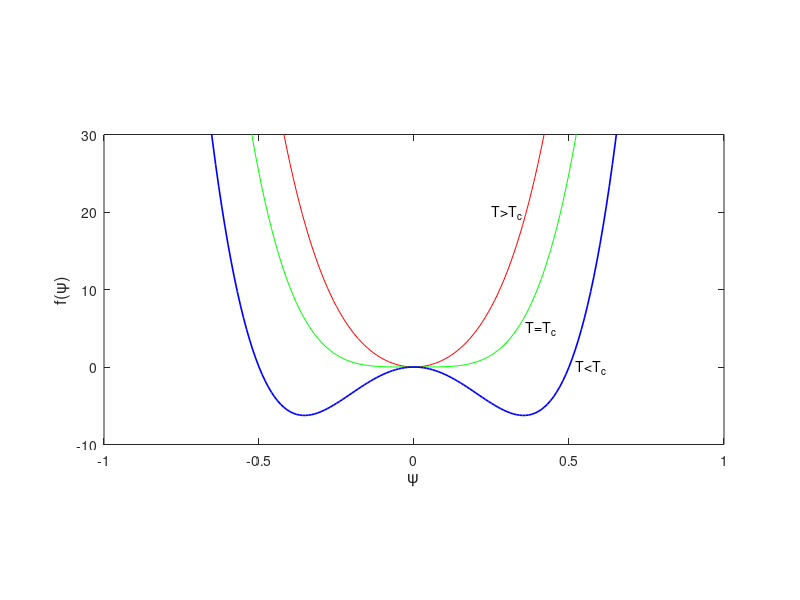
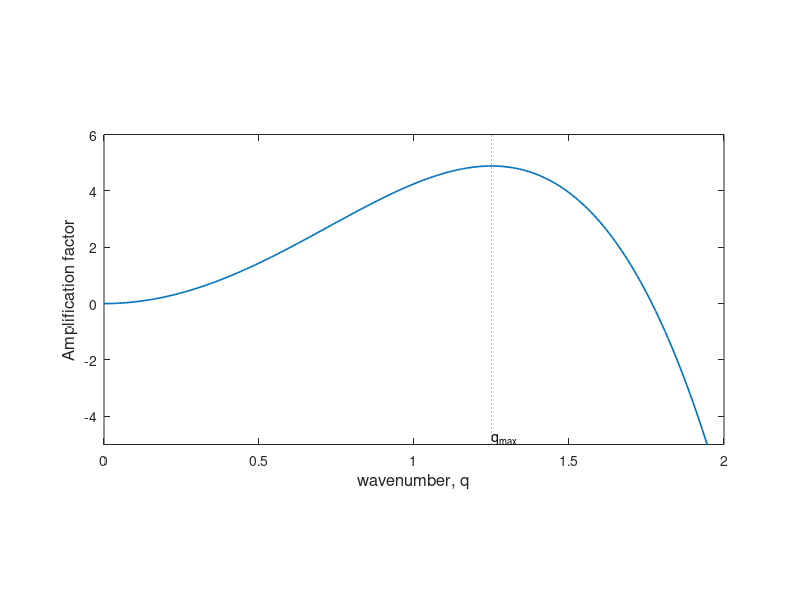

The MATLAB source for these figures, in order:
function plotGinzburgLandau

figure(1);
psi=[-1:0.01:1];
fHot = GL(310,psi);
fCritical= GL(300,psi);
fCold = GL(290,psi);
plot(psi,fHot,'r',psi,fCritical,'g',psi,fCold,'b','LineWidth',1.2)
xlim([-1 1]); ylim([-10 30]);
xlabel('\psi','FontSize',12); ylabel('f(\psi)','FontSize',12);
pbaspect([2 1 1])
text(0.25,20,'T>T_c')
text(0.36,5,'T=T_c')
text(0.52,0,'T<T_c')

figure(2);
q=[0:0.01:2];
a0=0; a2=10; a4=400; Tc=300; 
T=290; Tc=300; psi0=0.5;
f0=a0 + a2*(T-Tc)*psi0^2/2 + a4*psi0^4/4
kappa=1; M=1;
R=-M*f0*(q.^2).*(1 + 2*kappa*(q.^2)/f0);
plot(q,R,'LineWidth',1.2); pbaspect([2 1 1]);
xlabel('wavenumber, q','FontSize',12); ylabel('Amplification factor','FontSize',12); ylim([-5 6]);
i=find(R==max(R));
text(q(i),-4.8,'q_{max}');
line([q(i) q(i)],[-5 6],'LineStyle',':')
%---------------------------
function f=GL(T,psi)
a0=0; a2=10; a4=400; Tc=300; 
f = a0 + a2*(T-Tc)*psi.^2 + a4*psi.^4;